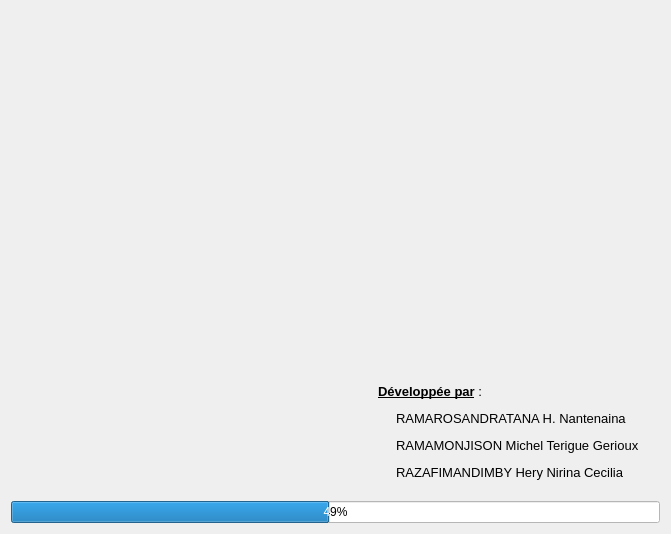
<?xml version="1.0" encoding="UTF-8"?>
<ui version="4.0">
 <class>Fenetre0</class>
 <widget class="QSplashScreen" name="Fenetre0">
  <property name="geometry">
   <rect>
    <x>0</x>
    <y>0</y>
    <width>671</width>
    <height>534</height>
   </rect>
  </property>
  <property name="windowTitle">
   <string>Dialog</string>
  </property>
  <property name="styleSheet">
   <string notr="true">alternate-background-color: rgb(255, 255, 255);</string>
  </property>
  <layout class="QGridLayout" name="gridLayout">
   <item row="0" column="0">
    <layout class="QHBoxLayout" name="horizontalLayout">
     <item>
      <widget class="QLabel" name="label">
       <property name="minimumSize">
        <size>
         <width>361</width>
         <height>482</height>
        </size>
       </property>
       <property name="text">
        <string/>
       </property>
       <property name="pixmap">
        <pixmap>../Icons/esp.jpg</pixmap>
       </property>
       <property name="scaledContents">
        <bool>true</bool>
       </property>
      </widget>
     </item>
     <item>
      <layout class="QVBoxLayout" name="verticalLayout">
       <item>
        <layout class="QVBoxLayout" name="verticalLayout_2">
         <item>
          <spacer name="verticalSpacer">
           <property name="orientation">
            <enum>Qt::Vertical</enum>
           </property>
           <property name="sizeHint" stdset="0">
            <size>
             <width>20</width>
             <height>358</height>
            </size>
           </property>
          </spacer>
         </item>
         <item>
          <widget class="QLabel" name="credits">
           <property name="lineWidth">
            <number>1</number>
           </property>
           <property name="text">
            <string>&lt;!DOCTYPE HTML PUBLIC &quot;-//W3C//DTD HTML 4.0//EN&quot; &quot;http://www.w3.org/TR/REC-html40/strict.dtd&quot;&gt;
&lt;html&gt;&lt;head&gt;&lt;meta name=&quot;qrichtext&quot; content=&quot;1&quot; /&gt;&lt;style type=&quot;text/css&quot;&gt;
p, li { white-space: pre-wrap; }
&lt;/style&gt;&lt;/head&gt;&lt;body style=&quot; font-family:'Noto Sans, '; font-size:10pt; font-weight:400; font-style:normal;&quot;&gt;
&lt;p style=&quot; margin-top:12px; margin-bottom:12px; margin-left:0px; margin-right:0px; -qt-block-indent:0; text-indent:0px;&quot;&gt;&lt;span style=&quot; font-weight:600; text-decoration: underline;&quot;&gt;Développée par&lt;/span&gt; :&lt;/p&gt;
&lt;p style=&quot; margin-top:12px; margin-bottom:12px; margin-left:0px; margin-right:0px; -qt-block-indent:0; text-indent:0px;&quot;&gt;     RAMAROSANDRATANA H. Nantenaina&lt;/p&gt;
&lt;p style=&quot; margin-top:12px; margin-bottom:12px; margin-left:0px; margin-right:0px; -qt-block-indent:0; text-indent:0px;&quot;&gt;     RAMAMONJISON Michel Terigue Gerioux&lt;/p&gt;
&lt;p style=&quot; margin-top:12px; margin-bottom:12px; margin-left:0px; margin-right:0px; -qt-block-indent:0; text-indent:0px;&quot;&gt;     RAZAFIMANDIMBY Hery Nirina Cecilia&lt;br /&gt;&lt;/p&gt;&lt;/body&gt;&lt;/html&gt;</string>
           </property>
           <property name="indent">
            <number>-1</number>
           </property>
          </widget>
         </item>
        </layout>
       </item>
      </layout>
     </item>
    </layout>
   </item>
   <item row="1" column="0">
    <widget class="QProgressBar" name="progressBar">
     <property name="styleSheet">
      <string notr="true">background-color: rgb(255, 255, 255);</string>
     </property>
     <property name="minimum">
      <number>0</number>
     </property>
     <property name="value">
      <number>49</number>
     </property>
     <property name="textVisible">
      <bool>true</bool>
     </property>
    </widget>
   </item>
  </layout>
 </widget>
 <customwidgets>
  <customwidget>
   <class>QSplashScreen</class>
   <extends>QWidget</extends>
   <header>qsplashscreen.h</header>
   <container>1</container>
  </customwidget>
 </customwidgets>
 <resources/>
 <connections/>
</ui>
